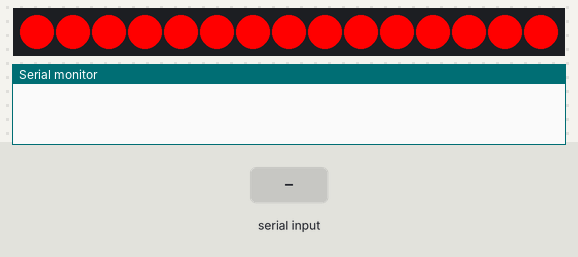
Bench run of a sketch on a simulated Arduino Uno, built with avr-gcc and run on an emulated ATmega328P. On the bench: 15 RGB LEDs in strip order, left to right, the last lines printed to the serial monitor. The inputs (shaded band) are chosen by the test bench. Dim RGB values are drawn brighter than linear.

Above: at 0.1 s.
At 2.5 s:
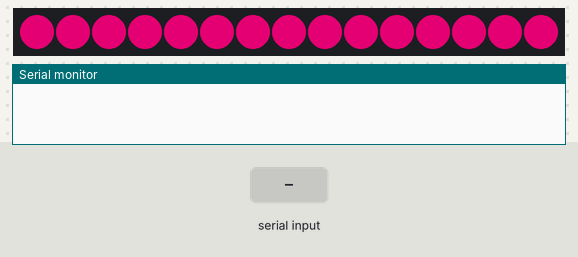
4.0 s: "2\n" received over Serial
At 4.5 s:
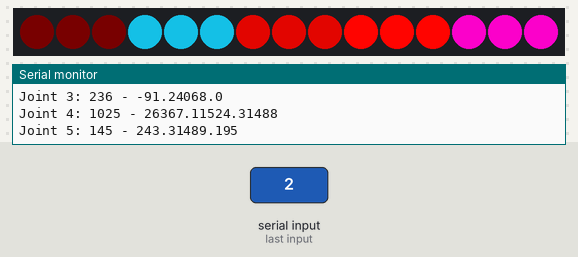
5.5 s: "$\n" received over Serial
7.0 s: "#\n" received over Serial
Timing chart, 0 to 10.0 s (numbered marks = the images above; inputs shaded):
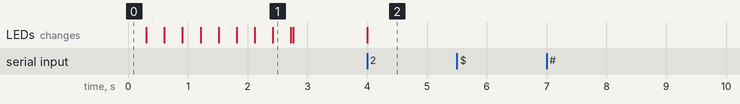

The sketch:

arduinocode.ino
```cpp
#include <FastLED.h>

#define NUM_LEDS 15  // Total number of LEDs (3 LEDs per joint for 5 joints)
#define DATA_PIN 3    // Pin where the LED strip is connected

CRGB leds[NUM_LEDS];  // Array to hold the LED colors

// Function prototypes
void decodeSerialInput(String input);
void moveJoints(int jointAngles[5]);
void setLEDs(int jointColors[5][3]);
void verifyLEDs();  // Function to verify LED strip functionality
void hexToRGB(String hexColor, int &r, int &g, int &b);

void setup() {
    Serial.begin(9600);  // Start serial communication
    FastLED.addLeds<NEOPIXEL, DATA_PIN>(leds, NUM_LEDS);  // Initialize the LED strip

    // Verify LED strip functionality
    verifyLEDs();
}

void loop() {
    if (Serial.available() > 0) {
        String input = Serial.readStringUntil('\n');  // Read the incoming serial data
        Serial.print("Received: ");  // Debugging output
        Serial.println(input);  // Print the received input
        decodeSerialInput(input);  // Decode the input
    }
}

// Function to verify LED strip functionality
void verifyLEDs() {
    // Cycle through colors to verify the LED strip
    for (int i = 0; i < 256; i++) {
        for (int j = 0; j < NUM_LEDS; j++) {
            leds[j] = CHSV(i, 255, 255);  // Set color using HSV
        }
        FastLED.show();  // Update the LED strip
        delay(10);  // Delay to see the color change
    }

    // Turn off the LEDs after verification
    for (int j = 0; j < NUM_LEDS; j++) {
        leds[j] = CRGB::Black;  // Turn off all LEDs
    }
    FastLED.show();  // Update the LED strip
}

// Function to decode the serial input
void decodeSerialInput(String input) {
    int armNumber;
    int jointAngles[5];
    int jointColors[5][3];  // Array to hold RGB values for each joint

    // Example input format: $2:90:#FF5500:90:#55FFFF:90:#000000:90:#000000:90:#000000
    // Split the input by ':'
    int index = 0;
    char* token = strtok(input.c_str(), ":");

    // Check if the first character is '$' and move to the next token
    if (token != NULL && token[0] == '$') {
        token = strtok(NULL, ":");  // Move to the arm number token
    }

    // Now parse the arm number
    if (token != NULL) {
        armNumber = atoi(token);  // Get the arm number
        Serial.print("Parsed Arm Number: ");  // Debugging output
        Serial.println(armNumber);  // Print the parsed arm number
    }

    // Continue parsing joint angles and colors
    while (token != NULL) {
        if (index % 2 == 1) {
            jointAngles[index / 2] = atoi(token);  // Get joint angles
        } else {
            // Get joint colors
            String colorStr = token;
            int r, g, b;
            hexToRGB(colorStr, r, g, b);
            jointColors[index / 2][0] = r; // R
            jointColors[index / 2][1] = g; // G
            jointColors[index / 2][2] = b; // B
        }
        token = strtok(NULL, ":");
        index++;
    }

    // Only process if the arm number is 2
    if (armNumber == 2) {
        // Move joints and set LEDs based on the decoded values
        moveJoints(jointAngles);
        setLEDs(jointColors);

        // Send joint angles and colors via serial
        for (int i = 0; i < 5; i++) {
            Serial.print("Joint ");
            Serial.print(i + 1);
            Serial.print(": ");
            Serial.print(jointAngles[i]);
            Serial.print(" - ");
            Serial.print(jointColors[i][0]);
            Serial.print(".");
            Serial.print(jointColors[i][1]);
            Serial.print(".");
            Serial.println(jointColors[i][2]);
        }
    } else {
        Serial.println("Received data for Arm 1, ignoring.");  // Debugging output for ignored data
    }
}

// Function to move joints (currently a placeholder)
void moveJoints(int jointAngles[5]) {
    // Implement joint movement logic here
    // For example, you could use servo motors to move the joints based on the angles
}

// Function to set the LED colors based on joint colors
void setLEDs(int jointColors[5][3]) {
    for (int i = 0; i < 5; i++) {
        for (int j = 0; j < 3; j++) {
            int ledIndex = i * 3 + j;  // Calculate the LED index for each joint
            leds[ledIndex] = CRGB(jointColors[i][0], jointColors[i][1], jointColors[i][2]);  // Set LED color
        }
    }
    FastLED.show();  // Update the LED strip
}

// Function to convert hex color to RGB
void hexToRGB(String hexColor, int &r, int &g, int &b) {
    // Remove the '#' character if present
    if (hexColor.charAt(0) == '#') {
        hexColor.remove(0, 1);
    }

    // Convert hex to RGB
    r = strtol(hexColor.substring(0, 2).c_str(), NULL, 16); // Red
    g = strtol(hexColor.substring(2, 4).c_str(), NULL, 16); // Green
    b = strtol(hexColor.substring(4, 6).c_str(), NULL, 16); // Blue
}
```

Measured:
- after the input at 4.0 s, the LEDs: change at once (image 2)
